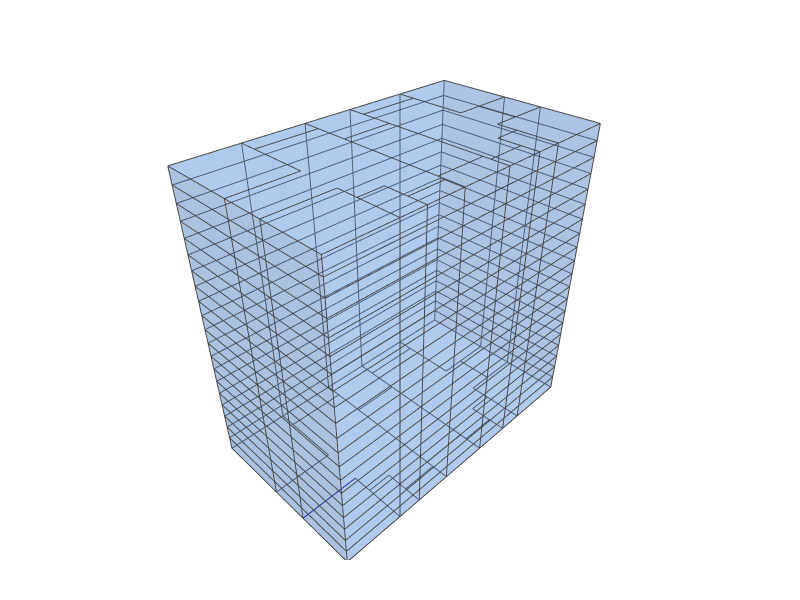

Notebook source saved alongside this figure:
### Code cell
shell = CellComplex.ExternalBoundary(cellComplex)

Topology.Show(shell,
              faceColor=[100, 150, 220],
              faceOpacity=0.3,
              edgeColor=[50, 50, 150],
              edgeWidth=2,
              showVertices=False,
              backgroundColor="white",
              width=800,
              height=600,
              renderer=renderer)

### Figure 1 — Plotly figure (JSON) as saved in the notebook; plotly's stock layout.template omitted (floating-point values rounded to 4 significant figures; data arrays with more than 128 entries replaced by an {"elided": "..."} marker saying what was removed)
{"data": [{"hoverinfo": "text", "legendgroup": "2", "legendrank": 2, "line": {"color": [50, 50, 150], "dash": "solid", "width": 2}, "marker": {"size": 0}, "mode": "lines", "name": "1: Untitled (Edges)", "showlegend": false, "text": "", "type": "scatter3d", "x": {"elided": "2436 int values"}, "y": {"elided": "2436 int values"}, "z": {"elided": "2436 int values"}}, {"cmax": 1, "cmin": 0, "color": "#6496DC", "colorscale": [[0, "#440154"], [0.1111, "#482878"], [0.2222, "#3e4989"], [0.3333, "#31688e"], [0.4444, "#26828e"], [0.5556, "#1f9e89"], [0.6667, "#35b779"], [0.7778, "#6ece58"], [0.8889, "#b5de2b"], [1, "#fde725"]], "flatshading": true, "hoverinfo": "text", "hovertext": "", "i": {"elided": "840 int values"}, "j": {"elided": "840 int values"}, "k": {"elided": "840 int values"}, "legendgroup": "3", "legendrank": 3, "lighting": {"facenormalsepsilon": 0}, "name": "1: Untitled (Faces)", "opacity": 0.3, "showlegend": false, "showscale": false, "text": "", "type": "mesh3d", "x": {"elided": "422 int values"}, "y": {"elided": "422 int values"}, "z": {"elided": "422 int values"}}], "layout": {"autosize": true, "height": 600, "margin": {"b": 40, "l": 40, "r": 40, "t": 40}, "paper_bgcolor": "#FFFFFF", "plot_bgcolor": "#FFFFFF", "scene": {"aspectmode": "data", "camera": {"center": {"x": 0, "y": 0, "z": 0}, "eye": {"x": -1.25, "y": -1.25, "z": 1.25}, "projection": {"type": "perspective"}, "up": {"x": 0, "y": 0, "z": 1}}, "xaxis": {"visible": false}, "yaxis": {"visible": false}, "zaxis": {"visible": false}}, "showlegend": true, "width": 800, "xaxis": {"showgrid": false, "visible": false, "zeroline": false}, "yaxis": {"showgrid": false, "visible": false, "zeroline": false}}}
